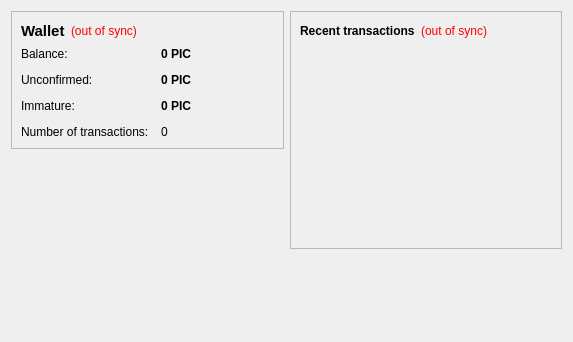
<?xml version="1.0" encoding="UTF-8"?>
<ui version="4.0">
 <class>OverviewPage</class>
 <widget class="QWidget" name="OverviewPage">
  <property name="geometry">
   <rect>
    <x>0</x>
    <y>0</y>
    <width>573</width>
    <height>342</height>
   </rect>
  </property>
  <property name="windowTitle">
   <string>Form</string>
  </property>
  <layout class="QHBoxLayout" name="horizontalLayout" stretch="1,1">
   <item>
    <layout class="QVBoxLayout" name="verticalLayout_2">
     <item>
      <widget class="QFrame" name="frame">
       <property name="frameShape">
        <enum>QFrame::StyledPanel</enum>
       </property>
       <property name="frameShadow">
        <enum>QFrame::Raised</enum>
       </property>
       <layout class="QVBoxLayout" name="verticalLayout_4">
        <item>
         <layout class="QHBoxLayout" name="horizontalLayout_4">
          <item>
           <widget class="QLabel" name="label_5">
            <property name="font">
             <font>
              <pointsize>11</pointsize>
              <weight>75</weight>
              <bold>true</bold>
             </font>
            </property>
            <property name="text">
             <string>Wallet</string>
            </property>
           </widget>
          </item>
          <item>
           <widget class="QLabel" name="labelWalletStatus">
            <property name="toolTip">
             <string>The displayed information may be out of date. Your wallet automatically synchronizes with the PiCoin network after a connection is established, but this process has not completed yet.</string>
            </property>
            <property name="styleSheet">
             <string notr="true">QLabel { color: red; }</string>
            </property>
            <property name="text">
             <string notr="true">(out of sync)</string>
            </property>
            <property name="alignment">
             <set>Qt::AlignLeading|Qt::AlignLeft|Qt::AlignVCenter</set>
            </property>
           </widget>
          </item>
          <item>
           <spacer name="horizontalSpacer_2">
            <property name="orientation">
             <enum>Qt::Horizontal</enum>
            </property>
            <property name="sizeHint" stdset="0">
             <size>
              <width>40</width>
              <height>20</height>
             </size>
            </property>
           </spacer>
          </item>
         </layout>
        </item>
        <item>
         <layout class="QFormLayout" name="formLayout_2">
          <property name="fieldGrowthPolicy">
           <enum>QFormLayout::AllNonFixedFieldsGrow</enum>
          </property>
          <property name="horizontalSpacing">
           <number>12</number>
          </property>
          <property name="verticalSpacing">
           <number>12</number>
          </property>
          <item row="0" column="0">
           <widget class="QLabel" name="label">
            <property name="text">
             <string>Balance:</string>
            </property>
           </widget>
          </item>
          <item row="0" column="1">
           <widget class="QLabel" name="labelBalance">
            <property name="font">
             <font>
              <weight>75</weight>
              <bold>true</bold>
             </font>
            </property>
            <property name="cursor">
             <cursorShape>IBeamCursor</cursorShape>
            </property>
            <property name="toolTip">
             <string>Your current balance</string>
            </property>
            <property name="text">
             <string notr="true">0 PIC</string>
            </property>
            <property name="textInteractionFlags">
             <set>Qt::LinksAccessibleByMouse|Qt::TextSelectableByKeyboard|Qt::TextSelectableByMouse</set>
            </property>
           </widget>
          </item>
          <item row="1" column="0">
           <widget class="QLabel" name="label_3">
            <property name="text">
             <string>Unconfirmed:</string>
            </property>
           </widget>
          </item>
          <item row="1" column="1">
           <widget class="QLabel" name="labelUnconfirmed">
            <property name="font">
             <font>
              <weight>75</weight>
              <bold>true</bold>
             </font>
            </property>
            <property name="cursor">
             <cursorShape>IBeamCursor</cursorShape>
            </property>
            <property name="toolTip">
             <string>Total of transactions that have yet to be confirmed, and do not yet count toward the current balance</string>
            </property>
            <property name="text">
             <string notr="true">0 PIC</string>
            </property>
            <property name="textInteractionFlags">
             <set>Qt::LinksAccessibleByMouse|Qt::TextSelectableByKeyboard|Qt::TextSelectableByMouse</set>
            </property>
           </widget>
          </item>
          <item row="3" column="0">
           <widget class="QLabel" name="label_2">
            <property name="text">
             <string>Number of transactions:</string>
            </property>
           </widget>
          </item>
          <item row="3" column="1">
           <widget class="QLabel" name="labelNumTransactions">
            <property name="toolTip">
             <string>Total number of transactions in wallet</string>
            </property>
            <property name="text">
             <string notr="true">0</string>
            </property>
           </widget>
          </item>
          <item row="2" column="0">
           <widget class="QLabel" name="labelImmatureText">
            <property name="text">
             <string>Immature:</string>
            </property>
           </widget>
          </item>
          <item row="2" column="1">
           <widget class="QLabel" name="labelImmature">
            <property name="font">
             <font>
              <weight>75</weight>
              <bold>true</bold>
             </font>
            </property>
            <property name="toolTip">
             <string>Mined balance that has not yet matured</string>
            </property>
            <property name="text">
             <string notr="true">0 PIC</string>
            </property>
            <property name="textInteractionFlags">
             <set>Qt::LinksAccessibleByMouse|Qt::TextSelectableByKeyboard|Qt::TextSelectableByMouse</set>
            </property>
           </widget>
          </item>
         </layout>
        </item>
       </layout>
      </widget>
     </item>
     <item>
      <spacer name="verticalSpacer">
       <property name="orientation">
        <enum>Qt::Vertical</enum>
       </property>
       <property name="sizeHint" stdset="0">
        <size>
         <width>20</width>
         <height>40</height>
        </size>
       </property>
      </spacer>
     </item>
    </layout>
   </item>
   <item>
    <layout class="QVBoxLayout" name="verticalLayout_3">
     <item>
      <widget class="QFrame" name="frame_2">
       <property name="frameShape">
        <enum>QFrame::StyledPanel</enum>
       </property>
       <property name="frameShadow">
        <enum>QFrame::Raised</enum>
       </property>
       <layout class="QVBoxLayout" name="verticalLayout">
        <item>
         <layout class="QHBoxLayout" name="horizontalLayout_2">
          <item>
           <widget class="QLabel" name="label_4">
            <property name="text">
             <string>&lt;b&gt;Recent transactions&lt;/b&gt;</string>
            </property>
           </widget>
          </item>
          <item>
           <widget class="QLabel" name="labelTransactionsStatus">
            <property name="toolTip">
             <string>The displayed information may be out of date. Your wallet automatically synchronizes with the PiCoin network after a connection is established, but this process has not completed yet.</string>
            </property>
            <property name="styleSheet">
             <string notr="true">QLabel { color: red; }</string>
            </property>
            <property name="text">
             <string notr="true">(out of sync)</string>
            </property>
            <property name="alignment">
             <set>Qt::AlignRight|Qt::AlignTrailing|Qt::AlignVCenter</set>
            </property>
           </widget>
          </item>
          <item>
           <spacer name="horizontalSpacer">
            <property name="orientation">
             <enum>Qt::Horizontal</enum>
            </property>
            <property name="sizeHint" stdset="0">
             <size>
              <width>40</width>
              <height>20</height>
             </size>
            </property>
           </spacer>
          </item>
         </layout>
        </item>
        <item>
         <widget class="QListView" name="listTransactions">
          <property name="styleSheet">
           <string notr="true">QListView { background: transparent; }</string>
          </property>
          <property name="frameShape">
           <enum>QFrame::NoFrame</enum>
          </property>
          <property name="verticalScrollBarPolicy">
           <enum>Qt::ScrollBarAlwaysOff</enum>
          </property>
          <property name="horizontalScrollBarPolicy">
           <enum>Qt::ScrollBarAlwaysOff</enum>
          </property>
          <property name="selectionMode">
           <enum>QAbstractItemView::NoSelection</enum>
          </property>
         </widget>
        </item>
       </layout>
      </widget>
     </item>
     <item>
      <spacer name="verticalSpacer_2">
       <property name="orientation">
        <enum>Qt::Vertical</enum>
       </property>
       <property name="sizeHint" stdset="0">
        <size>
         <width>20</width>
         <height>40</height>
        </size>
       </property>
      </spacer>
     </item>
    </layout>
   </item>
  </layout>
 </widget>
 <resources/>
 <connections/>
</ui>
